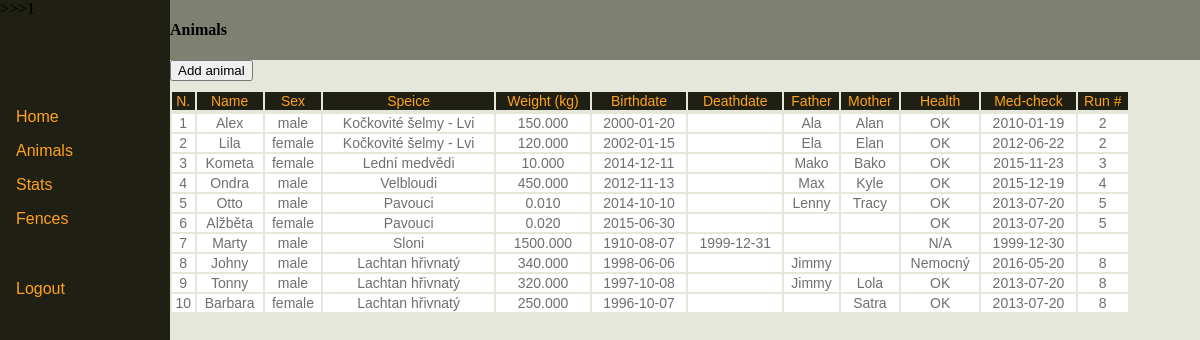
The page /animals.php (signed in) on the database its author committed.
### tables this page shows
CREATE TABLE Zvire (
  kod_zvirete INTEGER NOT NULL AUTO_INCREMENT,
  jmeno VARCHAR(20),
  pohlavi VARCHAR(10) CHECK (pohlavi = 'female' OR pohlavi = 'male' OR pohlavi = 'N/A' or pohlavi = 'hermafrodit'),
  zarazeni VARCHAR(50) NOT NULL,
  hmotnost DECIMAL(8,3) CHECK (hmotnost > 0),  
  datum_narozeni DATE,
  datum_umrti DATE,
  matka VARCHAR(20),
  otec VARCHAR (20),
  zdarvotni_stav VARCHAR(20) NOT NULL CHECK(zdarvotni_stav = 'OK' OR zdarvotni_stav = 'Nemocný' OR zdarvotni_stav = 'N/A'),
  pos_zdrav_prohlidka DATE,
  cislo_vybehu SMALLINT,

  CONSTRAINT PK_kod_zvirete PRIMARY KEY (kod_zvirete),

  CONSTRAINT FK_Vybeh
      FOREIGN KEY (cislo_vybehu)
      REFERENCES Vybeh(cislo_vybehu)

);

### animals.php (the view, shortened to what this page needs)
<?php
  require_once 'db.php';
?>
<!DOCTYPE HTML PUBLIC "-//W3C//DTD HTML 4.01 Transitional//EN">
<html>
<head>
<link rel="stylesheet" href="style.css" type="text/css" >
</head>
<body>
  <div id="sidebar">
    <?php require_once 'sidebar.php' ?>
  </div>
  <div id="header">
    Animals
  </div>
  <div id="content">
    <form action="animalAdd.php">
        <input  type="submit" value="Add animal" />
    </form>
    <table class="display">
      <tbody>
        <tr>
          <th>N.</th>
          <th>Name</th>
          <th>Sex</th>
          <th>Speice</th>
          <th>Weight (kg)</th>
          <th>Birthdate</th>
          <th>Deathdate</th>
          <th>Father</th>
          <th>Mother</th>
          <th>Health</th>
          <th>Med-check</th>
          <th>Run #</th>
        </tr><tr></tr>
        <?php
        $q='SELECT * FROM Zvire';
        $res=$db->query($q);
        while($row=$res->fetch_assoc())
        {
          echo "<tr>";
          foreach($row as $key => $value)
          {
            if($value)
            {
              echo "<td>".$value."</td>";
            }
            else {
              echo "<td></td>";
            }
          }
          echo "</tr>";
        }
        ?>
  </div>
</body>
</html>

### sidebar.php (shortened to what this page needs)
<?php
  echo ">>>".$_SESSION['priv'];
?>
<ul>
  <li><a href="homePage.php">Home</a></li>
  <li><a href="animals.php">Animals</a></li>
  <li><a href="runs.php">Stats</a></li>
  <li><a href="planning.php">Fences</a></li>
  <li><br><br></li>
  <li><a href="logout.php">Logout</a></li>
</ul>

### style.css (style rules this page uses)
table.display { font-family: helvetica; font-size: 14; width: 80%; position: absolute; top: 30px }
table.display th { background-color: #1f1f14 ; color: #ffa31a; font-weight: normal; text-align: center; }
table.display td { background-color: white; color: rgb(111, 111, 111); text-align: center; }
ul { list-style-type: none; margin: 0; padding: 0; width: 170px; font-family: helvetica; position:absolute; top: 100px; left: 0; }
li a { display: block; color: #ffa31a; padding: 8px 16px; text-decoration: none; }
#sidebar { position:fixed; height: 100%; top: 0; left: 0; width:170px; background: #1f1f14; }
#header { position: fixed; left:170px; top: 0; width: 100%; height: 60px; background: #7e8171; text-align: left; line-height: 60px; font-weight: bold; }
#content { position: fixed; background: #e5e7db; height: 100%; top: 60px; left: 170px; width: 100%; }

### rows shown on the page
zvire: kod_zvirete "1", jmeno "Alex", pohlavi "male", zarazeni "Kočkovité šelmy - Lvi", hmotnost "150.000", datum_narozeni "2000-01-20", matka "Ala", otec "Alan", zdarvotni_stav "OK", pos_zdrav_prohlidka "2010-01-19", cislo_vybehu "2"
zvire: kod_zvirete "2", jmeno "Lila", pohlavi "female", zarazeni "Kočkovité šelmy - Lvi", hmotnost "120.000", datum_narozeni "2002-01-15", matka "Ela", otec "Elan", zdarvotni_stav "OK", pos_zdrav_prohlidka "2012-06-22", cislo_vybehu "2"
zvire: kod_zvirete "3", jmeno "Kometa", pohlavi "female", zarazeni "Lední medvědi", hmotnost "10.000", datum_narozeni "2014-12-11", matka "Mako", otec "Bako", zdarvotni_stav "OK", pos_zdrav_prohlidka "2015-11-23", cislo_vybehu "3"
zvire: kod_zvirete "4", jmeno "Ondra", pohlavi "male", zarazeni "Velbloudi", hmotnost "450.000", datum_narozeni "2012-11-13", matka "Max", otec "Kyle", zdarvotni_stav "OK", pos_zdrav_prohlidka "2015-12-19", cislo_vybehu "4"
zvire: kod_zvirete "5", jmeno "Otto", pohlavi "male", zarazeni "Pavouci", hmotnost "0.010", datum_narozeni "2014-10-10", matka "Lenny", otec "Tracy", zdarvotni_stav "OK", pos_zdrav_prohlidka "2013-07-20", cislo_vybehu "5"
zvire: kod_zvirete "6", jmeno "Alžběta", pohlavi "female", zarazeni "Pavouci", hmotnost "0.020", datum_narozeni "2015-06-30", zdarvotni_stav "OK", pos_zdrav_prohlidka "2013-07-20", cislo_vybehu "5"
zvire: kod_zvirete "7", jmeno "Marty", pohlavi "male", zarazeni "Sloni", hmotnost "1500.000", datum_narozeni "1910-08-07", datum_umrti "1999-12-31", zdarvotni_stav "N/A", pos_zdrav_prohlidka "1999-12-30"
zvire: kod_zvirete "8", jmeno "Johny", pohlavi "male", zarazeni "Lachtan hřivnatý", hmotnost "340.000", datum_narozeni "1998-06-06", matka "Jimmy", zdarvotni_stav "Nemocný", pos_zdrav_prohlidka "2016-05-20", cislo_vybehu "8"
zvire: kod_zvirete "9", jmeno "Tonny", pohlavi "male", zarazeni "Lachtan hřivnatý", hmotnost "320.000", datum_narozeni "1997-10-08", matka "Jimmy", otec "Lola", zdarvotni_stav "OK", pos_zdrav_prohlidka "2013-07-20", cislo_vybehu "8"
zvire: kod_zvirete "10", jmeno "Barbara", pohlavi "female", zarazeni "Lachtan hřivnatý", hmotnost "250.000", datum_narozeni "1996-10-07", otec "Satra", zdarvotni_stav "OK", pos_zdrav_prohlidka "2013-07-20", cislo_vybehu "8"

### other values the page prints
$_SESSION['priv'] "1"
